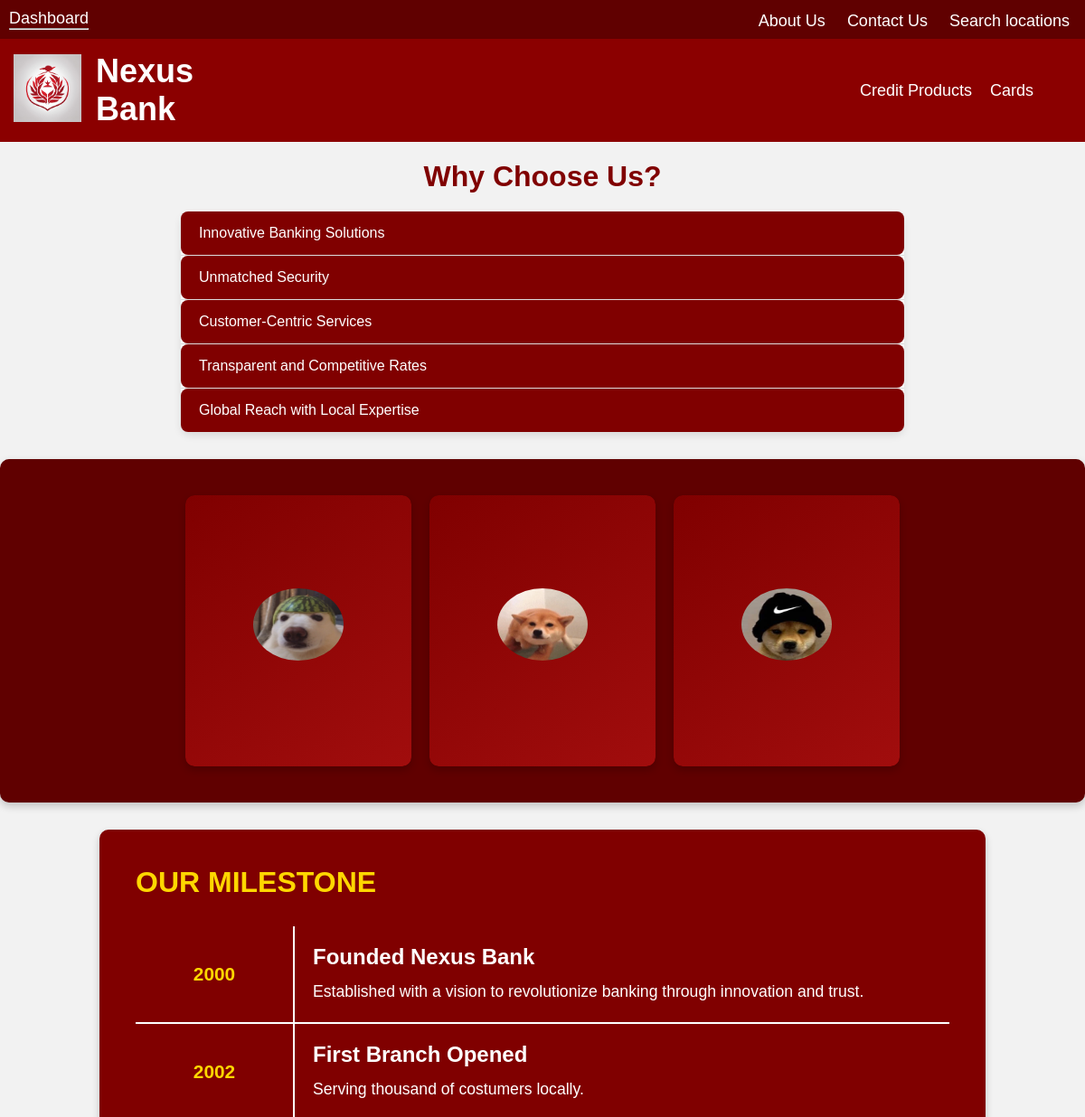
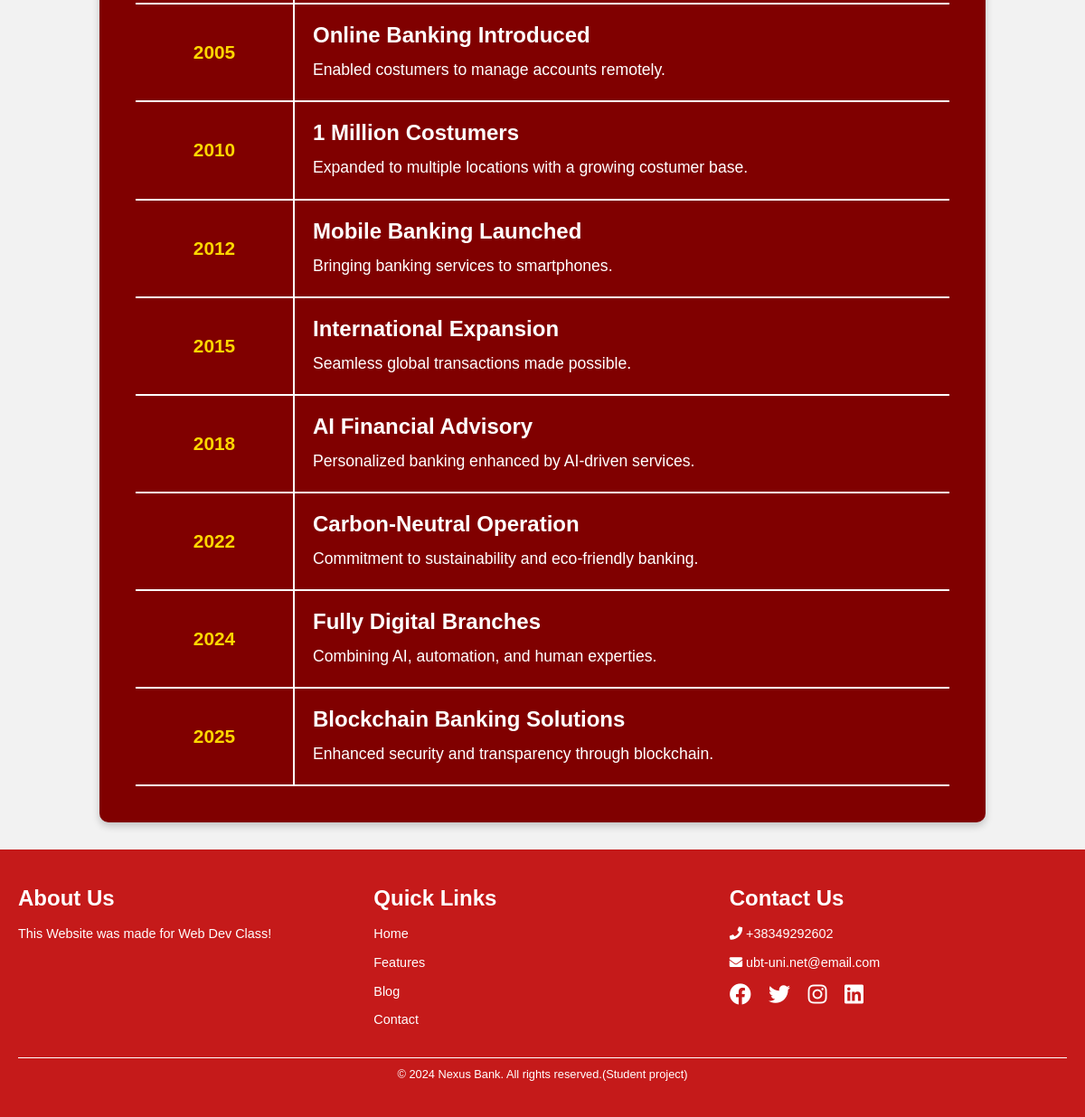
The page /rrethnesh.php (signed in) on the database its author committed (2 pictures, top to bottom).
### tables this page shows
CREATE TABLE `why_chose_us` (
  `wcu_id` varchar(30) NOT NULL,
  `title` text NOT NULL,
  `description` text NOT NULL
);

CREATE TABLE `about_us` (
  `about_us_id` int(9) NOT NULL,
  `image` varchar(255) NOT NULL,
  `name` varchar(255) NOT NULL,
  `position` varchar(255) NOT NULL,
  `description` text NOT NULL
);

CREATE TABLE `milestones` (
  `milestone_id` int(6) NOT NULL,
  `year` int(11) NOT NULL,
  `title` text NOT NULL,
  `description` text NOT NULL
);

### backend/config.php (called while the page is built)
<?php
class Database {
    private $server = 'localhost';
    private $dbname = 'nexusbank';
    private $username = 'root';
    private $password = '';
    private $connection;
    public function __construct(){
      try {
        $this->connection=new PDO("mysql:host={$this->server};dbname={$this->dbname}",$this->username,$this->password);
        $this->connection->setAttribute(PDO::ATTR_ERRMODE, PDO::ERRMODE_EXCEPTION);
      } catch (PDOException $e) {
        echo "something went wront".$e->getMessage();
        exit;
      }
    }
    public function getConnection() {
        return $this->connection;
    }
}
?>

### backend/fetch_wcu.php (called while the page is built)
<?php
class WCU{
    private $db;
    public function __construct(Database $database){
        $this->db=$database->getConnection();
    }
    public function getWCU(){
        try{
            $sql = "SELECT * FROM why_chose_us";
            $stmt = $this->db->prepare($sql);
            $stmt->execute();
            return $stmt->fetchAll(PDO::FETCH_ASSOC);
        }catch(PDOException $e){
            echo $e->getMessage();
        }
    }
}
?>

### backend/fetch_about_us.php (called while the page is built)
<?php
class AboutUs{
    private $db;
    public function __construct(Database $database){
        $this->db=$database->getConnection();
    }
    public function getCards(){
        try{
            $sql = "SELECT * FROM about_us";
            $cards = $this->db->prepare($sql);
            $cards->execute();
            return $cards->fetchAll(PDO::FETCH_ASSOC);
        }catch(PDOException $e){
            echo $e;
        }
    }
}
?>

### backend/fetch_milestones.php (called while the page is built)
<?php
class Milestones{
    private $db;
    public function __construct(Database $database){
        $this->db=$database->getConnection();
    }
    public function getMilestones(){
        try{
            $sql = "SELECT * FROM milestones";
            $stmt = $this->db->prepare($sql);
            $stmt->execute();
            return $stmt->fetchAll(PDO::FETCH_ASSOC);
        }catch(PDOException $e){
            echo $e->getMessage();
        }
    }
}
?>

### rrethnesh.php (the view, shortened to what this page needs)
<?php
    include 'header.php';
?>
<main>
    <div id="why-choose-us">
        <h2>Why Choose Us?</h2>
        <div class="accordion">
            <?php
                require 'backend/config.php';
                require 'backend/fetch_wcu.php';
                $database = new Database();
                $wcu = new WCU($database);
                $reasons = $wcu ->getWCU();
                if(!empty($reasons)){
                    foreach ($reasons as $reason) {
                        echo '
                            <div class="accordion-item">
                                <button id="' . $reason['wcu_id'] . '-button" aria-expanded="false" aria-controls="' . $reason['wcu_id'] . '">
                                    <span class="accordion-title">' . $reason['title'] . '</span>
                                    <span class="icon" aria-hidden="true"></span>
                                </button>
                                <div id="' . $reason['wcu_id'] . '" class="accordion-content" role="region" aria-labelledby="' . $reason['wcu_id'] . '-button">
                                    <p>' . $reason['description'] . '</p>
                                </div>
                            </div>
                        ';
                    }
                }
            ?>
    </div>
    </div>
        <div id="main">
            <?php
            require 'backend/fetch_about_us.php';
            $aboutus = new AboutUs($database);
            $cards=$aboutus->getCards();
            if(count($cards)>0){
                    foreach($cards as $abt){
                        echo"
                            <div class='flip-card'>
                              <div class='flip-card-inner'>
                                  <div class ='flip-card-front'>
                                      <img src='uploads/".$abt['image']."' alt='".$abt['name']."' id='imga'>
                                  </div>
                                  <div class='flip-card-back'>
                                      <h1>".$abt['name']."</h1>
                                      <p>".$abt['position']."</p>
                                      <p>".$abt['description']."</p>
                                  </div>
                                  </div>
                              </div>
                        ";
                    }
                }
        ?>
    </div>
    <div id="timeline">
        <h2>Our Milestone</h2>
        <div class="timeline-container">
            <?php
                require_once 'backend/fetch_milestones.php';
                $milestones = new Milestones($database);
                $rows = $milestones->getMilestones();
                if(!empty($rows)){
                    foreach ($rows as $milestone){
                        echo '
                        <div class="timeline-item">
                            <div class="timeline-year">' . $milestone['year'] . '</div>
                            <div class="timeline-content">
                            <h3>' . $milestone['title'] .'</h3>
                            <p>' . $milestone['description'] . '</p>
                            </div>
                            </div>
                        ';
                    }
                }
            ?>
        </div>
    </div>
</main>
<?php include 'footer.php' ?>

### CSS/kontakt.css (style rules this page uses)
button { background-color: rgb(23, 133, 197); width: 100%; box-sizing: border-box; font-size: 20px; padding: 2vh 10px; border-radius: 1vh; border: none; }

### CSS/rrethnesh.css (style rules this page uses)
#imga { width: 100px; height: 100; border: 1px; }
.accordion { width: 100%; max-width: 800px; margin: auto; background-color: #f9f9f9; border-radius: 10px; box-shadow: 0 4px 8px rgba(0, 0, 0, 0.1); }
#why-choose-us h2 { text-align: center; color: #800000; font-size: 2em; margin-bottom: 20px; margin-top: 20px; }
.accordion-item { border-bottom: 1px solid #ddd; }
.accordion-item:last-child { border-bottom: none; }
.accordion-item button { width: 100%; padding: 15px 20px; background-color: #800000; color: #ffffff; font-size: 16px; text-align: left; border: none; outline: none; cursor: pointer; transition: background-color 0.3s ease; }
#main { display: flex; flex-wrap: wrap; justify-content: center; align-items: center; gap: 20px; padding: 40px; margin: auto; margin-top: 30px; max-width: 1200px; background-color: #600000; border-radius: 10px; box-shadow: 0 4px 10px rgba(0, 0, 0, 0.2); }
.flip-card { background-color: transparent; width: 250px; height: 300px; perspective: 1000px; border-radius: 10px; box-shadow: 0 4px 8px rgba(0, 0, 0, 0.2); overflow: hidden; }
.flip-card-inner { position: relative; width: 100%; height: 100%; text-align: center; transition: transform 0.8s; transform-style: preserve-3d; }
.flip-card-front, .flip-card-back { position: absolute; width: 100%; height: 100%; -webkit-backface-visibility: hidden; backface-visibility: hidden; border-radius: 10px; display: flex; align-items: center; justify-content: center; flex-direction: column; padding: 20px; box-sizing: border-box; }
.flip-card-front { background: linear-gradient(145deg, #800000, #a10d0d); color: #ffffff; }
.flip-card-front img { width: 80px; height: 80px; border-radius: 50%; margin-bottom: 15px; border: 2px solid #ffffff; }
.flip-card-back { background: #7e0000; color: #ffffff; transform: rotateY(180deg); text-align: center; }
.flip-card-back h1 { font-size: 1.5em; margin-bottom: 10px; }
.flip-card-back p { font-size: 1em; margin: 5px 0; }
#timeline { text-align: left; background-color: #800000; padding: 40px; border-radius: 10px; margin: 30px auto; max-width: 900px; box-shadow: 0 4px 8px rgba(0, 0, 0, 0.2); color: #ffffff; }
#timeline h2 { font-size: 2em; color: #ffd700; margin-bottom: 30px; text-transform: uppercase; font-weight: bold; text-align: left; }
.timeline-container { display: table; width: 100%; border-collapse: collapse; }
.timeline-item { display: table-row; border-bottom: 2px solid #ffffff; }
.timeline-year { display: table-cell; color: #ffd700; font-size: 1.3em; font-weight: bold; padding: 12px; width: 150px; text-align: center; vertical-align: middle; border-right: 2px solid #ffffff; }
.timeline-content { display: table-cell; padding: 20px; text-align: left; vertical-align: middle; color: #ffffff; }
.timeline-content h3 { font-size: 1.5em; margin-bottom: 10px; color: #ffffff; font-weight: bold; }
.timeline-content p { font-size: 1.1em; line-height: 1.6; color: #ffffff; }

### CSS/header.css (style rules this page uses)
html { scroll-behavior: smooth; }
* { margin: 0; padding: 0; color: white; }
body { font-family: Arial, Helvetica, sans-serif; background-color: #f2f2f2; overflow-x: hidden; }

### rows shown on the page
why_chose_us: title "Innovative Banking Solutions"
why_chose_us: title "Unmatched Security"
why_chose_us: title "Customer-Centric Services"
why_chose_us: title "Transparent and Competitive Rates"
why_chose_us: title "Global Reach with Local Expertise"
about_us: image (picture)
about_us: image (picture)
about_us: image (picture)
milestones: year "2000", title "Founded Nexus Bank", description "Established with a vision to revolutionize banking through innovation and trust."
milestones: year "2002", title "First Branch Opened", description "Serving thousand of costumers locally."
milestones: year "2005", title "Online Banking Introduced", description "Enabled costumers to manage accounts remotely."
milestones: year "2010", title "1 Million Costumers", description "Expanded to multiple locations with a growing costumer base."
milestones: year "2012", title "Mobile Banking Launched", description "Bringing banking services to smartphones."
milestones: year "2015", title "International Expansion", description "Seamless global transactions made possible."
milestones: year "2018", title "AI Financial Advisory", description "Personalized banking enhanced by AI-driven services."
milestones: year "2022", title "Carbon-Neutral Operation", description "Commitment to sustainability and eco-friendly banking."
milestones: year "2024", title "Fully Digital Branches", description "Combining AI, automation, and human experties."
milestones: year "2025", title "Blockchain Banking Solutions", description "Enhanced security and transparency through blockchain."
